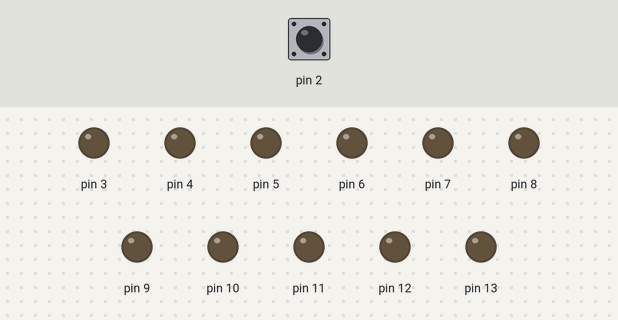
The sketch below on a simulated Arduino Uno, built with avr-gcc and run on an emulated ATmega328P. On the bench: output pins drawn as LEDs (lit = HIGH). The inputs (shaded band) are chosen by the test bench; at power-on: pin 2 HIGH.

Above: at 1.2 s.
1.3 s: pin 2 pulled LOW for 0.15 s
At 2.5 s:
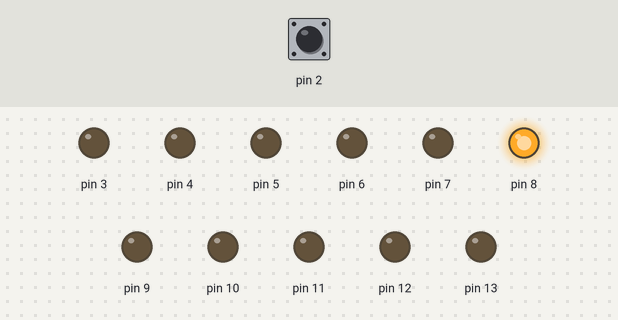
2.9 s: pin 2 pulled LOW for 1 s
At 3.9 s:
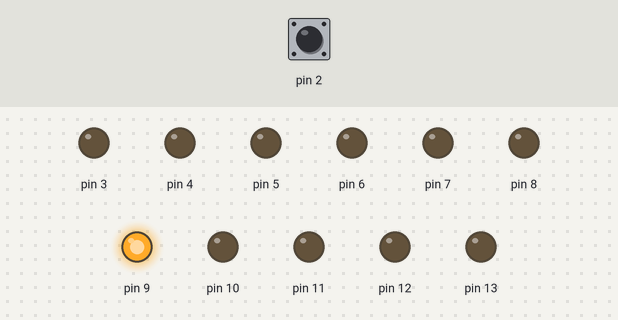
5.4 s: pin 2 pulled LOW for 0.15 s
At 5.8 s:
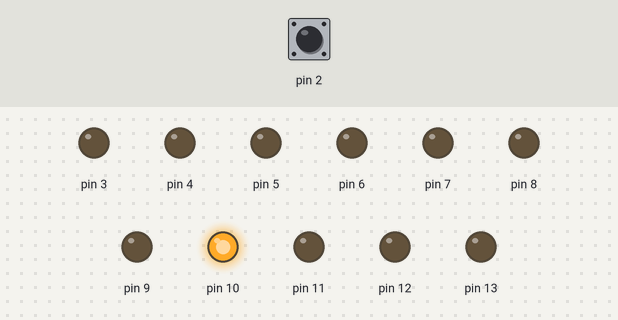
7.0 s: pin 2 pulled LOW for 3.2 s
At 8.3 s:
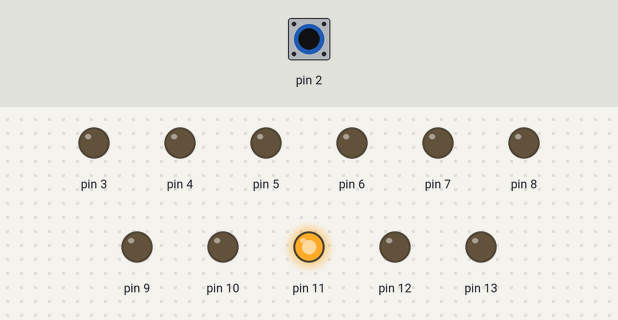
11.7 s: pin 2 pulled LOW for 0.15 s
At 12.9 s:
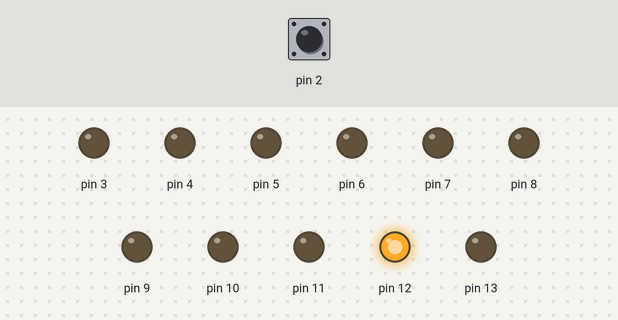
13.3 s: pin 2 pulled LOW for 1 s
At 14.2 s:
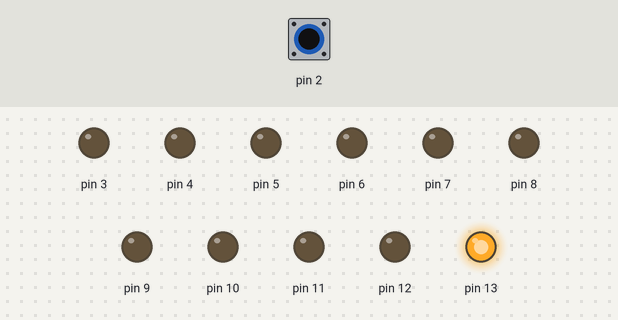
Timing chart, 0 to 16.3 s (numbered marks = the images above; inputs shaded):
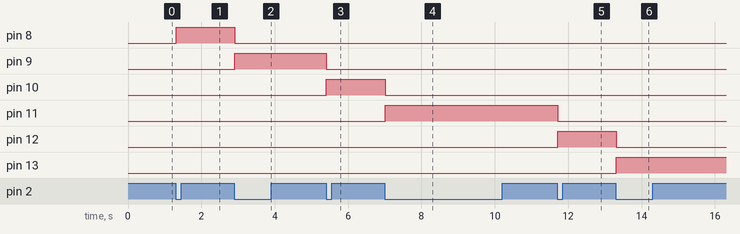

The sketch:

contador_led.ino
```cpp
void setup() {
  DDRB = DDRB|B00111111;
  DDRD = DDRD|B11111000;  //D2 COMO ENTRADA
  PORTD =(1<<PD2); //ACTIVA EL PULLUP
  attachInterrupt (0, boton, FALLING);  // Interrupción
}
volatile int cont = 0;
void boton (){
  cont++;
  delayMicroseconds (10000);
}
void loop() {
  switch (cont){
  case 1:
    PORTB = (1<<PB0);
    break;
  case 2:
    PORTB = B00000010;
    break;
  case 3:
    PORTB = B00000100;
    break;
  case 4:
    PORTB = B00001000;
    break;
  case 5:
    PORTB = B00010000;
    break;
  case 6:
    PORTB = B00100000;
    break;
  case 7:
    PORTB = B00000000;
    cont = 0;
    break;
  default:
    PORTB = B00000000;
    break;
  }
}
```

Measured:
- after the input at 1.3 s, pin 8: LOW → HIGH at once
- after the input at 2.9 s, pin 8: HIGH → LOW at once; pin 9: LOW → HIGH at once
- after the input at 5.4 s, pin 9: HIGH → LOW at once; pin 10: LOW → HIGH at once
- after the input at 7.0 s, pin 10: HIGH → LOW at once; pin 11: LOW → HIGH at once
- after the input at 11.7 s, pin 11: HIGH → LOW at once; pin 12: LOW → HIGH at once
- after the input at 13.3 s, pin 12: HIGH → LOW at once; pin 13: LOW → HIGH at once
